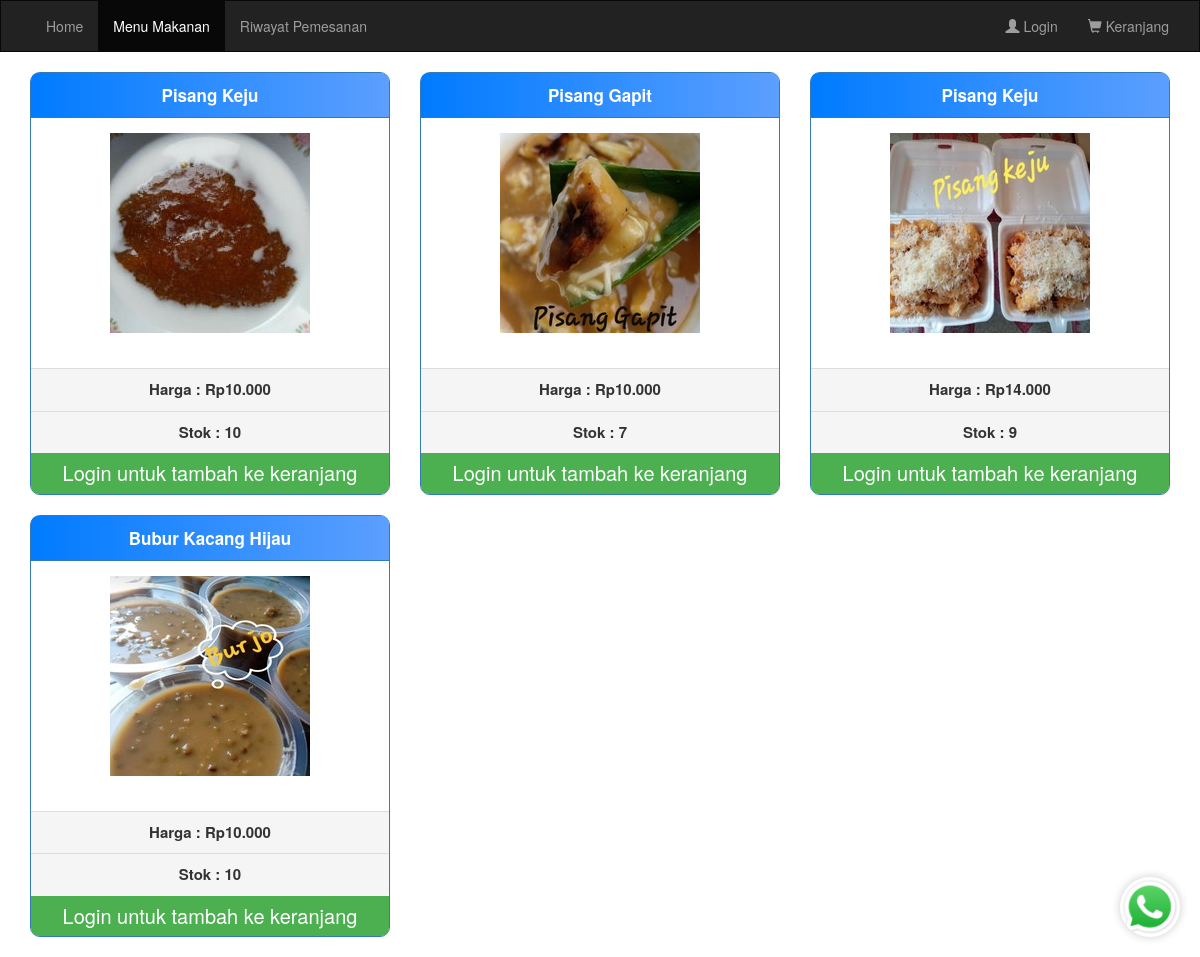
Page /menu.php on the earlier database version.
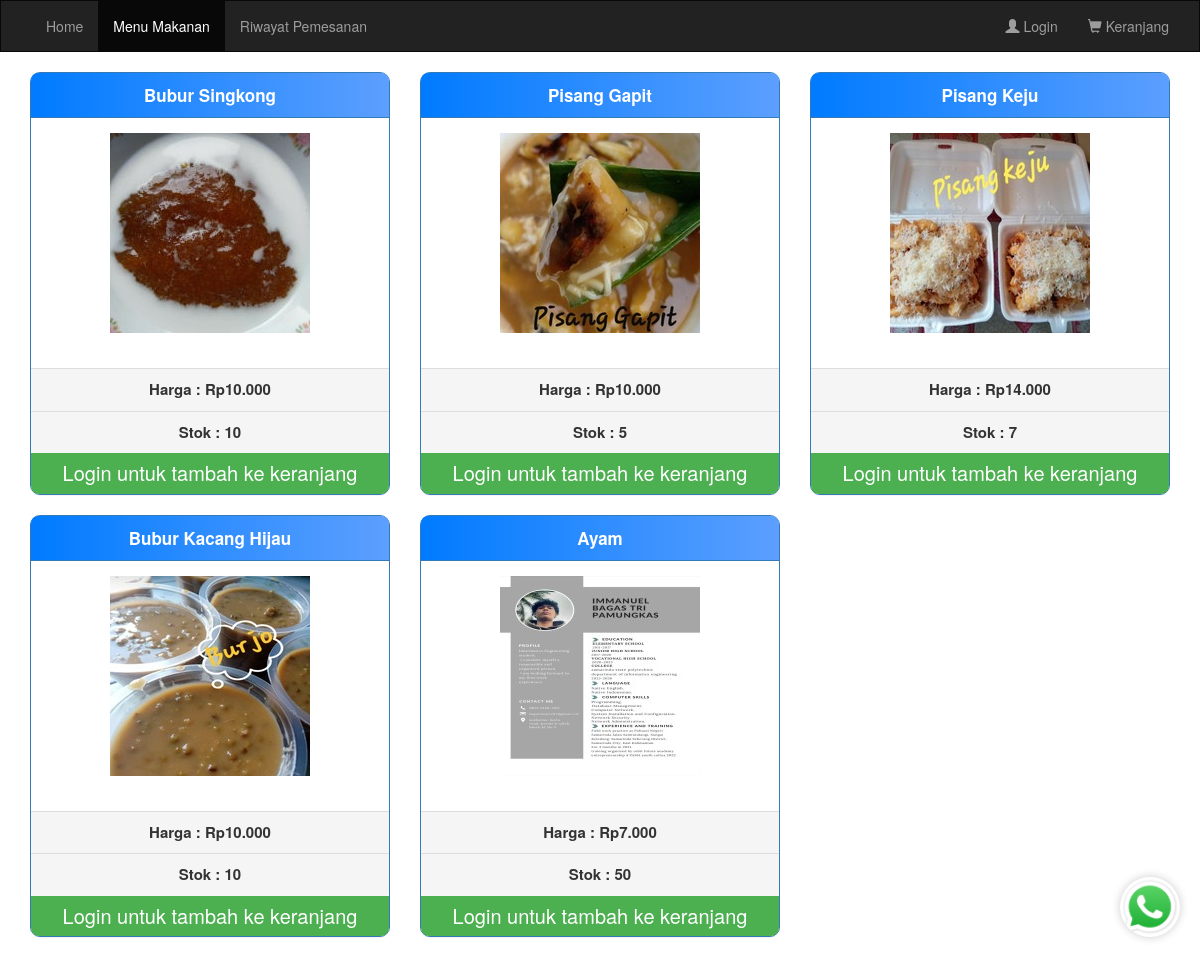
Same page on the later database version.
### tables this page shows
CREATE TABLE `items` (
  `item_id` int(11) NOT NULL,
  `item_name` varchar(225) NOT NULL,
  `stok` int(11) NOT NULL,
  `harga` decimal(6,3) NOT NULL,
  `item_image` varchar(100) DEFAULT NULL,
  `item_desc` text DEFAULT NULL,
  `aktif` tinyint(1) NOT NULL DEFAULT 1
);

### menu.php (the view, shortened to what this page needs)
<?php
require("koneksi/koneksi.php");
?>
<html lang="en">
<head>
  <link rel="stylesheet" href="https://maxcdn.bootstrapcdn.com/bootstrap/3.3.7/css/bootstrap.min.css">
  <link rel="stylesheet" href="css/menu.css">
</head>
<body>
  <nav class="navbar navbar-inverse" style="border-radius:0px;">
    <div class="container-fluid">
      <div class="collapse navbar-collapse" id="myNavbar">
        <ul class="nav navbar-nav">
          <li><a href="home.php">Home</a></li>
          <li class="active"><a href="menu.php">Menu Makanan</a></li>
          <li><a href="history.php">Riwayat Pemesanan</a></li>
        </ul>
        <ul class="nav navbar-nav navbar-right">
          <li><?php
              if (!isset($_SESSION['username'])) {
                echo "<a href='login.php'><span class='glyphicon glyphicon-user'></span> Login</a>";
              } else {
                echo "<a href='logout.php'><span class='glyphicon glyphicon-user'></span> Logout</a>";
              }
              ?></li>
          <li><a href="cart.php"><span class="glyphicon glyphicon-shopping-cart"></span> Keranjang</a></li>
        </ul>
      </div>
    </div>
  </nav>
  <div class="container">
    <div class="row">
      <?php
      $stmt = $conn->query('select item_id,item_name,harga,stok,item_image from items where aktif=1');
      while ($row = $stmt->fetch(PDO::FETCH_ASSOC)) {
      ?>
        <div class="col-sm-4">
          <div class="panel panel-primary" style="border-radius:10px 10px 10px 10px;">
            <div class="panel-heading" align="center" style="border-radius:7px 7px 0px 0px;"><b style="font-size:17px;"><?php echo $row['item_name']; ?></b></div>
            <div class="panel-body" align="center" style="height:250px; width:auto; "><?php echo '<img src="' . $row['item_image'] . '"  alt="Image">' ?></div>
            <div class="panel-footer" align="center"><b style="font-size:15px;">Harga : Rp<?php echo $row['harga']; ?></b></div>
            <div class="panel-footer" align="center">
              <b style="font-size:15px;">Stok : <?php echo $row['stok']; ?></b>
            </div>
            <?php if ($row['stok'] > 0) { ?>
              <?php if (isset($_SESSION['username'])) { ?>
                <a class="btn btn-tambah btn-md btn-block" href="menu.php?itm_id=<?php echo $row['item_id']; ?>">Tambah ke keranjang</a>
              <?php } else { ?>
                <a class="btn btn-tambah btn-md btn-block" href="login.php" style="pointer-events: none; cursor: default;">Login untuk tambah ke keranjang</a>
              <?php } ?>
            <?php } else { ?>
              <button class="btn btn-light btn-lg btn-block" disabled style="color: red;">Stok habis. Silakan cek kembali nanti.</button>
            <?php } ?>
          </div>
        </div>
      <?php } ?>
    </div>
    <a href="https://wa.me/+6289657172345?text=Halo%20saya%20ingin%20bertanya%20tentang%20produk%20Anda" class="whatsapp-button" target="_blank">
      <img src="Pictures/whatsapp.webp" alt="Logo WhatsApp">
    </a>
</body>
</html>

### css/menu.css (style rules this page uses)
.panel { transition: transform 0.3s ease, box-shadow 0.3s ease; }
.btn-md { font-size: 20px; }
.btn-tambah { background-color: #4caf50; color: white; border: none; border-radius: 0px 0px 8px 8px; }
.whatsapp-button { position: fixed; bottom: 20px; right: 20px; z-index: 1000; transition: transform 0.3s ease, box-shadow 0.3s ease; }
.whatsapp-button img { width: 60px; height: 60px; border-radius: 50%; box-shadow: 0 0 10px rgba(0, 0, 0, 0.2); }

### menu.php (style rules this page uses)
.panel-primary { border-color: linear-gradient(to right, #007bff, #5c9fff); }
.panel-primary>.panel-heading { background: linear-gradient(to right, #007bff, #5c9fff); border-color: linear-gradient(to right, #007bff, #5c9fff); }

Differences in the rows shown:
changed items: item_name "Pisang Keju" → "Bubur Singkong"
changed items "Pisang Gapit": stok "7" → "5"
changed items "Pisang Keju": stok "9" → "7"
added items: item_name "Ayam", item_image (picture), harga "7.000", stok "50", shows "Login untuk tambah ke keranjang"
